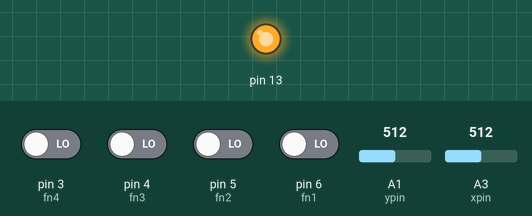
A sketch run on a simulated Arduino Leonardo, built with avr-gcc and run on an emulated ATmega32U4. Shown: output pins drawn as LEDs (lit = HIGH). The test bench sets the inputs (shaded band); at power-on: pin 3 (fn4), pin 4 (fn3), pin 5 (fn2), pin 6 (fn1) LOW, A1 (ypin) = 512, A3 (xpin) = 512. USB keyboard and mouse output is not drawn.

Above: at 0.1 s.
Timing chart, 0 to 1.6 s (numbered marks = the images above):
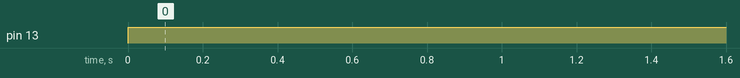

The sketch:

AlFO-COntroller_improved_final.ino
```cpp
/* this is the code for AlFo-Controller A mini project using arduino
 created by Kaustubh sadekar
 Date : 20 october 2015
 the basic function of the code is to create a bridge between alfo controller(a gaming device) and the gaming host system.
 alfo controler takes basically two saperate types of inputs ,
(i) Moves for locomotion
(ii) Moves for special functions like nitor in NFS MW .....
*/

#include <Keyboard.h>

const int xpin = A3;                  // x-axis of the accelerometer
const int ypin = A1;                  // y-axis of the accelerometer

// Defining GPIO pins corresponding to the function keys.
// Attach your push buttons / aluminium foil based sensors to these pins.
int fn1 = 6, fn2 = 5, fn3 = 4, fn4 = 3;

// Initializing variables
int i=0, j=0;

// Assigning custom control string
// NOTE :  The perticular letter key will be pressed and released.
const char fn1_str = 'n';
const char fn2_str = 'm';
const char fn3_str = 'x';
const char fn4_str = 'z';
const char loco_move1 = 'w';
const char loco_move2 = 's';
const char loco_move3 = 'a';
const char loco_move4 = 'd';


void setup()
{

  // setting the pinmode for the GPIO pins

  pinMode(fn1,INPUT);
  pinMode(fn2,INPUT);
  pinMode(fn3,INPUT);
  pinMode(fn4,INPUT);

  // Pinmode for analog sensors
  pinMode(xpin,INPUT);
  pinMode(ypin,INPUT);

  // Pin 13 is for visual signals
  pinMode(13,OUTPUT);

  Serial.begin(9600);
  Keyboard.begin();

}


//Function that provides some delay to read the pin status. (Not an apt debounce function)
// the delay is used to simply avoid the ambigious status of the input pin state during debounce period

boolean deb(int pin)
{
  digitalRead(pin);
  delay(50);
  return (digitalRead(pin));
}


// This part of code runs forever in a loop.
void loop()
{

digitalWrite(13,HIGH);

// For special function keys

  if(deb(fn1) == HIGH )
  {
    Keyboard.press(fn1_str);
  }
  else if(deb(fn1) == LOW)
  {
    Keyboard.release(fn1_str);
  }


  if(deb(fn2) == HIGH )
  {
    Keyboard.press(fn2_str);
  }
  else if(deb(fn2) == LOW)
  {
    Keyboard.release(fn2_str);
  }


  if(deb(fn3) == HIGH )
  {
    Keyboard.press(fn3_str);
  }
  else if(deb(fn3) == LOW)
  {
    Keyboard.release(fn3_str);
  }


  if(deb(fn4) == HIGH )
  {
    Keyboard.press(fn4_str);
  }
  else if(deb(fn4) == LOW)
  {
    Keyboard.release(fn4_str);
  }

  //.......................................................................
  // Creating the gaming locomotion controsl
  // We use an accelerometer for alfocontoller

 // controling forward and back locomotion
 if (analogRead(xpin) < 310 )
 {
   Keyboard.press(loco_move1);
 }
 else if(analogRead(xpin) > 380 )
 {
   Keyboard.press(loco_move2);
 }
else if(analogRead(xpin) < 380 && analogRead(xpin) > 310 )
 {
   Keyboard.release(loco_move1);
   Keyboard.release(loco_move2);
 }


 // controling the right and left locomotion
  if (analogRead(ypin) < 310 )
 {
   Keyboard.press(loco_move3);
 }
 else if(analogRead(ypin) > 380 )
 {
   Keyboard.press(loco_move4);
 }
else if(analogRead(ypin) < 380 && analogRead(ypin) > 310 )
 {
   Keyboard.release(loco_move3);
   Keyboard.release(loco_move4);
 }

 // end of loop
}
```

Measured:
- by itself, pin 13: LOW → HIGH at 0.00 s
